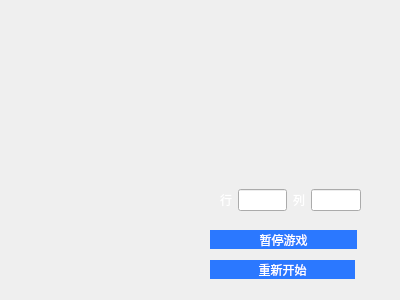
<?xml version="1.0" encoding="UTF-8"?>
<ui version="4.0">
 <class>Widget</class>
 <widget class="QWidget" name="Widget">
  <property name="geometry">
   <rect>
    <x>0</x>
    <y>0</y>
    <width>400</width>
    <height>300</height>
   </rect>
  </property>
  <property name="windowTitle">
   <string>Widget</string>
  </property>
  <property name="styleSheet">
   <string notr="true">#start, #pause{
	/* 改变背景色 */
    background-color: rgb(43, 120, 255);
    /* 改变边框风格 */
    border-style:outset;
    color:white;
}
#start:hover,#pause:hover {
   background-color: rgb(43, 150, 255);
}</string>
  </property>
  <widget class="QPushButton" name="start">
   <property name="geometry">
    <rect>
     <x>210</x>
     <y>260</y>
     <width>145</width>
     <height>19</height>
    </rect>
   </property>
   <property name="text">
    <string>重新开始</string>
   </property>
  </widget>
  <widget class="QPushButton" name="pause">
   <property name="geometry">
    <rect>
     <x>210</x>
     <y>230</y>
     <width>147</width>
     <height>19</height>
    </rect>
   </property>
   <property name="text">
    <string>暂停游戏</string>
   </property>
  </widget>
  <widget class="QWidget" name="widget" native="true">
   <property name="geometry">
    <rect>
     <x>220</x>
     <y>180</y>
     <width>141</width>
     <height>40</height>
    </rect>
   </property>
   <property name="minimumSize">
    <size>
     <width>120</width>
     <height>40</height>
    </size>
   </property>
   <property name="styleSheet">
    <string notr="true">QLabel {
 color: white;
}</string>
   </property>
   <layout class="QGridLayout" name="gridLayout">
    <property name="leftMargin">
     <number>0</number>
    </property>
    <property name="topMargin">
     <number>0</number>
    </property>
    <property name="rightMargin">
     <number>0</number>
    </property>
    <property name="bottomMargin">
     <number>0</number>
    </property>
    <item row="0" column="0">
     <layout class="QHBoxLayout" name="horizontalLayout">
      <item>
       <widget class="QLabel" name="label">
        <property name="text">
         <string>行</string>
        </property>
       </widget>
      </item>
      <item>
       <widget class="QLineEdit" name="row"/>
      </item>
      <item>
       <widget class="QLabel" name="label_2">
        <property name="text">
         <string>列</string>
        </property>
       </widget>
      </item>
      <item>
       <widget class="QLineEdit" name="col"/>
      </item>
     </layout>
    </item>
   </layout>
  </widget>
 </widget>
 <layoutdefault spacing="6" margin="11"/>
 <resources/>
 <connections/>
</ui>
